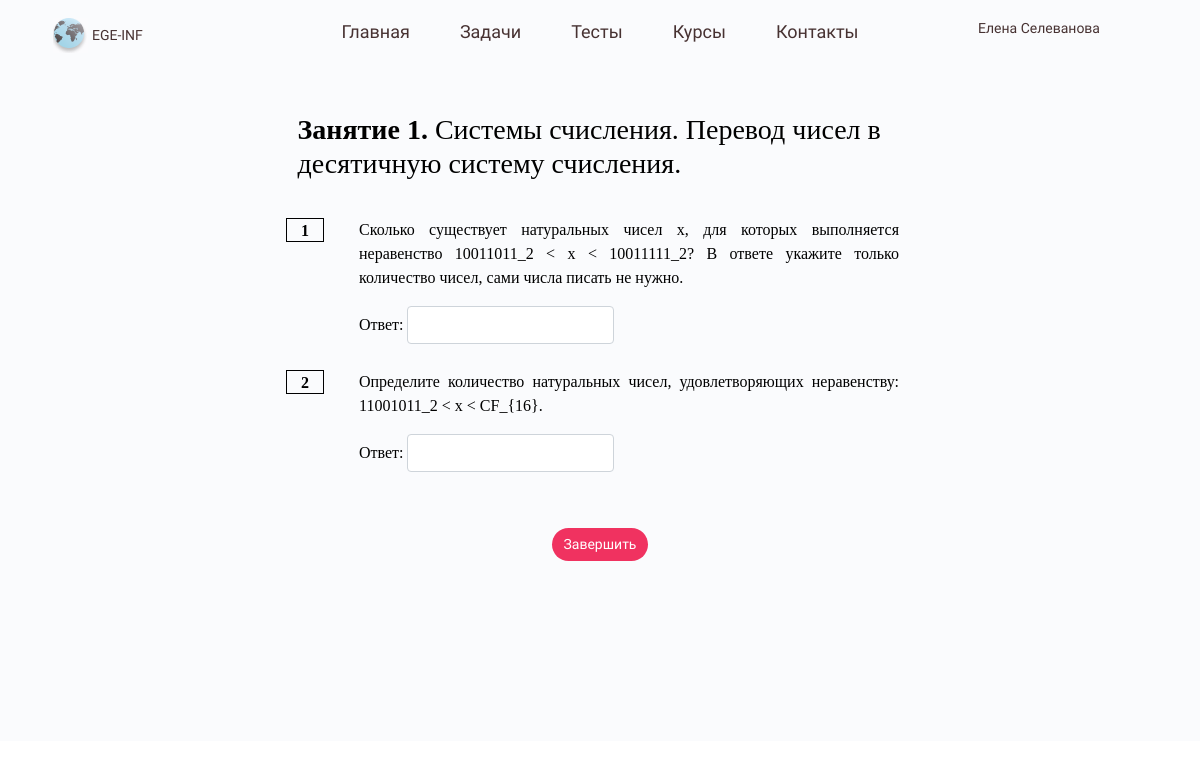
Page /catalog/lesson/ on the earlier database version.
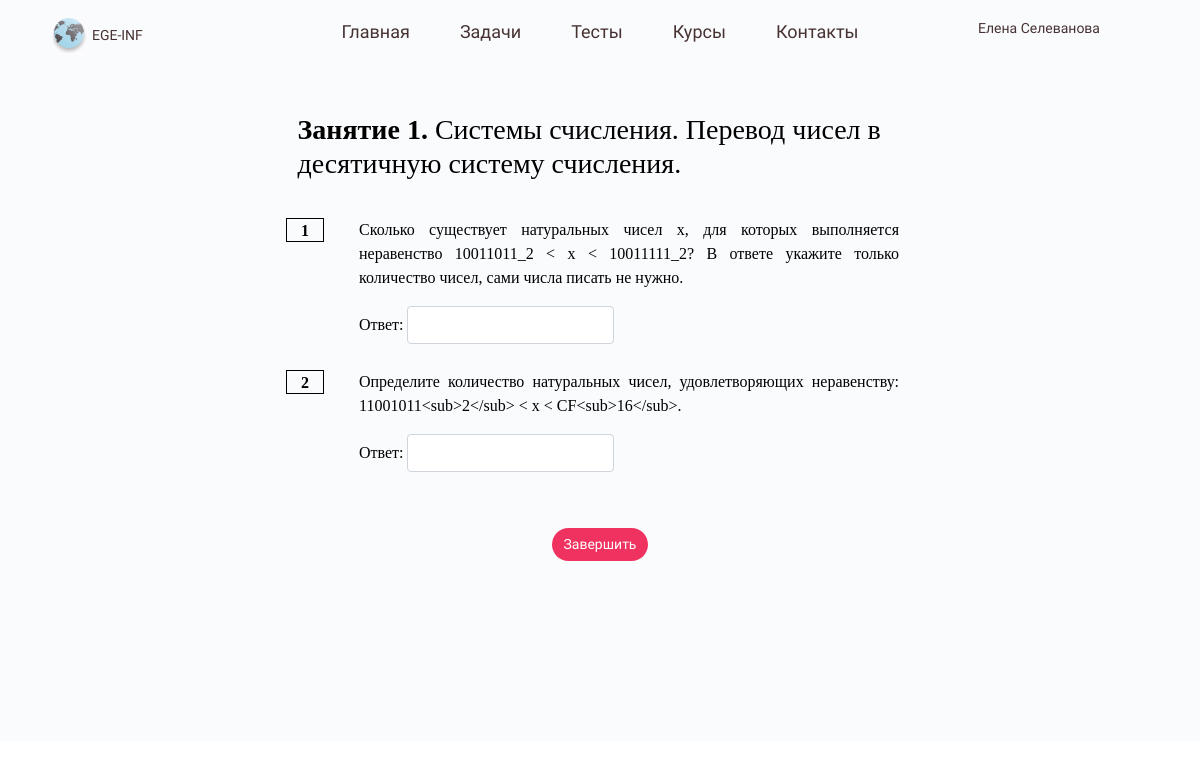
Same page on the later database version.
### catalog/models.py (models this page shows, shortened)
class Task(models.Model):
    topic = models.ForeignKey(
        Topic,
        on_delete=models.CASCADE,
        verbose_name="Тема задачи"
    )
    task_text = models.TextField('Условие задачи')
    answer_text = models.CharField('Ответ', max_length=50)
    detail_solution_text = models.TextField('Решение')
    type_of_task_text = models.CharField('Тип задачи',max_length=100)
    author_of_task = models.ForeignKey(
        User,
        on_delete=models.CASCADE,
        verbose_name="Автор"
    )
    source_of_task_text = models.CharField('Источник',max_length=100)
    year_of_task_text = models.CharField('Актуальный год',max_length=100)
    necessary_topics = models.CharField('Необходимо знание тем',max_length=100)
    creation_date = models.DateTimeField('Дата создания')
    publication_date = models.DateTimeField('Дата публикации')

### catalog/views.py (the view)
# urls.py: path('lesson/', views.LessonView.as_view(), name='lesson'),
class LessonView(generic.ListView):
    template_name = 'catalog/lesson.html'
    context_object_name = 'latest_task_list'
    def get_queryset(self):
       return Task.objects.all()

### catalog/templates/catalog/lesson.html (shortened to what this page needs)
{% extends "catalog/base_generic.html" %}
{% block content %}
    <div class="row justify-content-center">
          <div class="lessonTheme col-lg-7">
            <h3><b>Занятие 1.</b> Системы счисления. Перевод чисел в десятичную систему счисления.</h3>
          </div>
          {% for task in latest_task_list %}
              <div class="number col-lg-1">
                <b>{{ forloop.counter }}</b>
              </div>
              <div class="task col-lg-6">
                <p>{{ task.task_text }}</p>
                   <form>
                     <div class="form-group row">
                       <label for="formAnswerInput" class="col-sm-1 col-form-label">Ответ:</label>
                       <div class="col-sm-5">
                         <input type="text" class="form-control" id="formAnswerInput">
                       </div>
                     </div>
                   </form>
              </div>
            {% empty %}
                 <p>В данном уроке ещё нет заданий.</p>
            {% endfor %}
          <div class="mybutton">
            <input id="buttonComplete" class="btn btn-primary" type="submit" value="Завершить" onclick="window.location='result_course1_lesson1.html'">
          </div>
    </div>
{% endblock %}

Differences in the rows shown:
changed Task: task_text "Определите количество натуральных чисел, удовлетворяющих неравенству: 11001011_2 < x < CF_{16}." → "Определите количество натуральных чисел, удовлетворяющих неравенству: 11001011<sub>2</sub> < x < CF<sub>16</sub>."
